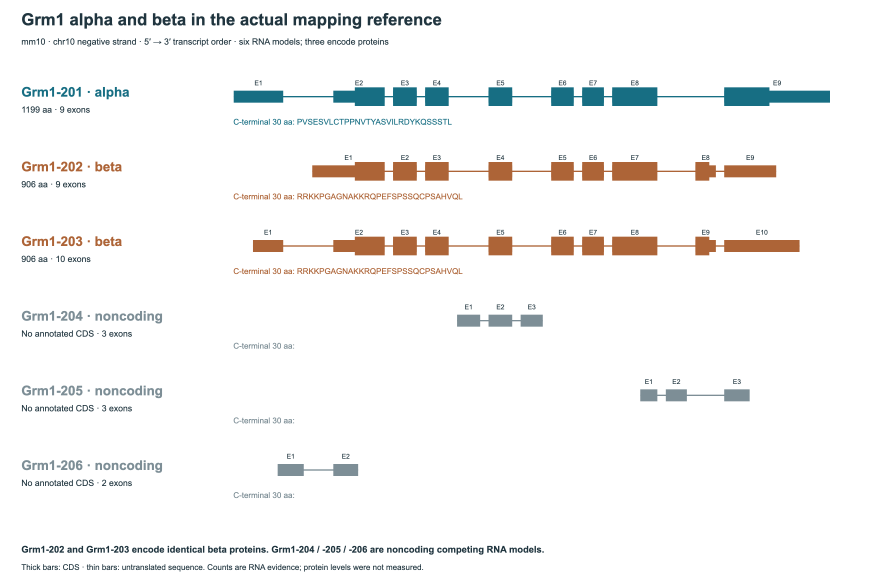
#> input picture analysis/grm1_isoforms_20261126/reader/figures/01_Grm1_transcript_schematic.png, 2640 x 1752 px, given in place of scene_joint_clusters.png, which was not available (shown at 1/3 size)
$ python make_video.py
#> lines starting #> are read from the running program, lines starting #| are printed output that depends on the picture
from pathlib import Path
from PIL import Image,ImageDraw,ImageFont
import imageio.v2 as imageio,numpy as np
P=Path('/Users/mujahid357/Documents/codex_new/SATB2_SCENE_SEURAT_20261111'); W,H=1600,900
font='/System/Library/Fonts/Supplemental/Arial.ttf'; bold='/System/Library/Fonts/Supplemental/Arial Bold.ttf'; title=ImageFont.truetype(bold,32); small=ImageFont.truetype(font,20)
def slide(file,heading,sub):
#> called with file = 'scene_joint_clusters.png', heading = 'SCENE · CA1 / ProS Seurat clusters'
 bg=Image.new('RGB',(W,H),'white'); im=Image.open(P/'figures'/file).convert('RGB'); im.thumbnail((1480,730),Image.Resampling.LANCZOS); bg.paste(im,((W-im.width)//2,100+(730-im.height)//2)); d=ImageDraw.Draw(bg);d.text((45,25),heading,font=title,fill='#163a4d');d.text((46,860),sub,font=small,fill='#4d6470');return bg
#> after `bg = Image.new('RGB', (W, H), 'white')`: bg: PIL image 1600x900 RGB; every value is 255
#> after `im.thumbnail((1480, 730), Image.Resampling.LANCZOS)`:
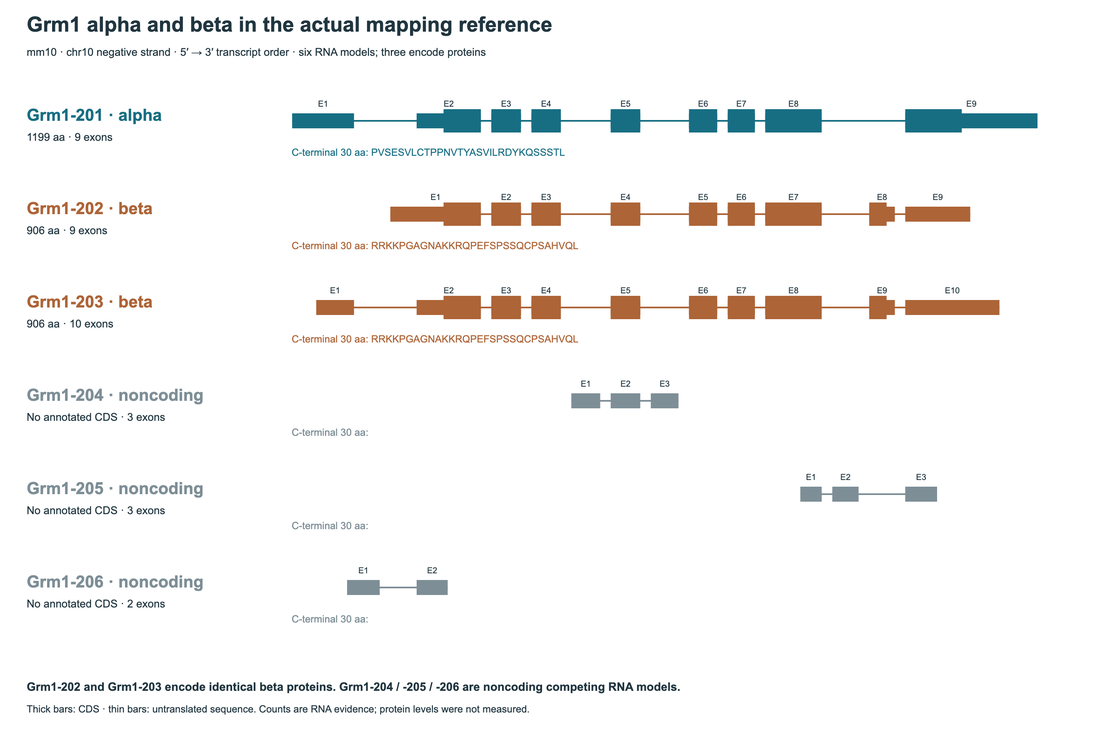
#> im: PIL image 1100x730 RGB; mean R, G, B 245.5, 245.3, 244.7
#> after `bg.paste(im, ((W - im.width) // 2, 100 + (730 - im.height) // 2))`:
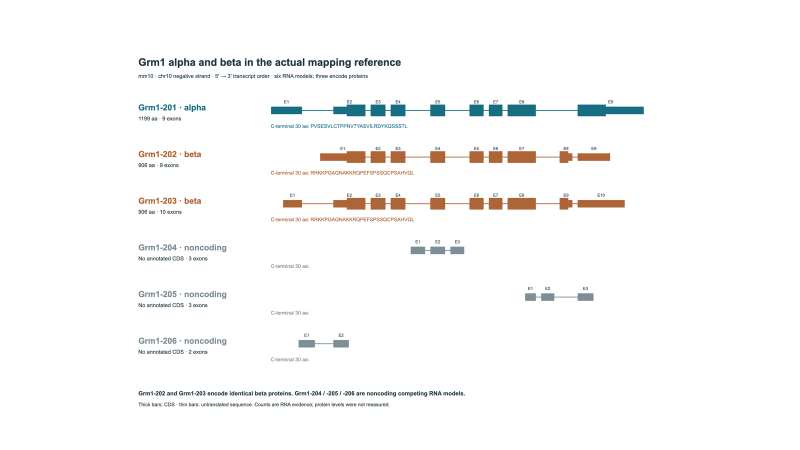
#> bg: PIL image 1600x900 RGB (shown at 1/2 size); mean R, G, B 249.7, 249.6, 249.3
slides=[slide('scene_joint_clusters.png','SCENE · CA1 / ProS Seurat clusters','Actual SCENE joint UMAP; colors indicate saved Seurat clusters.'),slide('scene_joint_layers.png','SCENE · superficial and deep layer-associated programs','Blue: superficial-associated · orange: deep-associated · gray: mixed / weak.'),slide('cluster_grouped_30_dotplot.png','Seurat · 30 marker candidates grouped by cluster','Dot size: detected fraction · color: relative expression; pooled WT and cKO.')]
#> call 2 of slide, with file = 'scene_joint_layers.png'
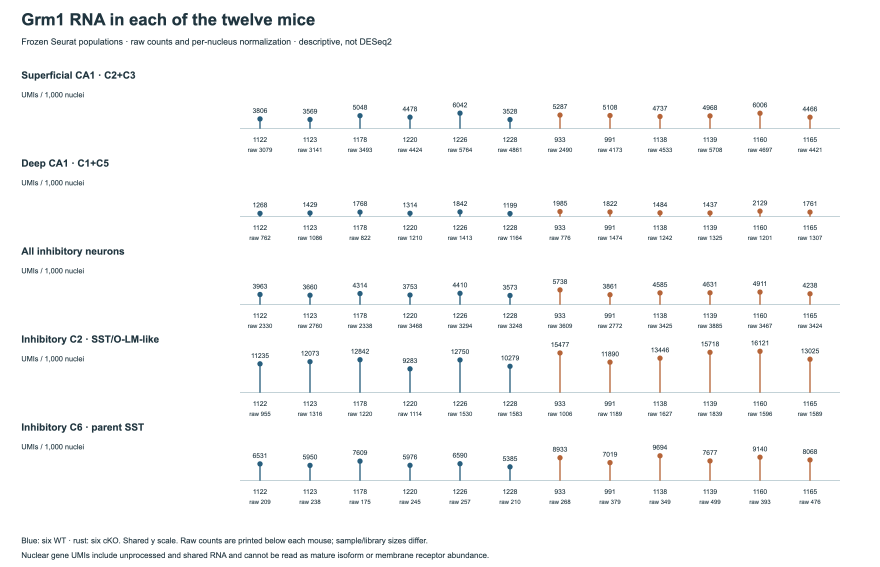
#> input picture analysis/grm1_isoforms_20261126/reader/figures/02_Grm1_gene_counts_per_mouse.png, 2640 x 1700 px, given in place of scene_joint_layers.png, which was not available (shown at 1/3 size)
#> in slide (call 2), `im.thumbnail((1480, 730), Image.Resampling.LANCZOS)`:
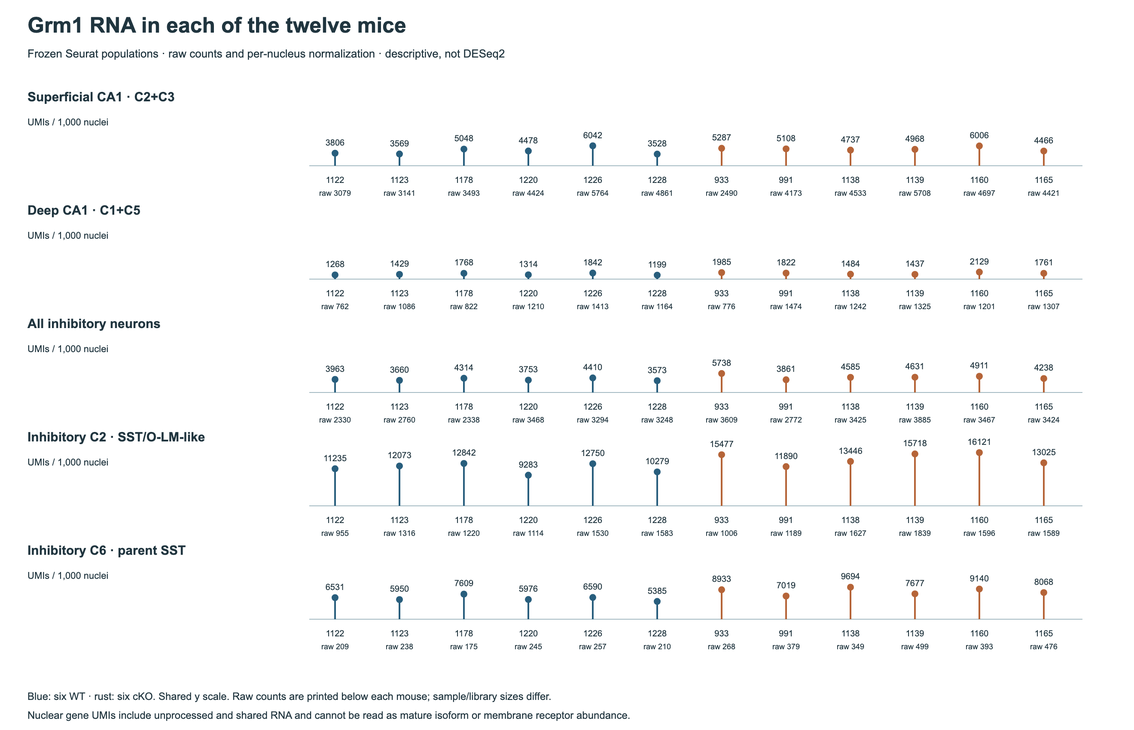
#> im: PIL image 1134x730 RGB; mean R, G, B 248.7, 249.2, 249.4
#> in slide (call 2), `bg.paste(im, ((W - im.width) // 2, 100 + (730 - im.height) // 2))`:
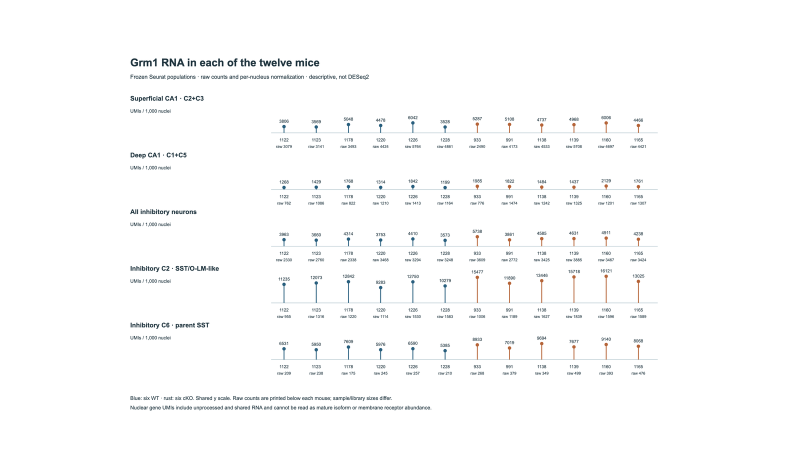
#> bg: PIL image 1600x900 RGB (shown at 1/2 size); mean R, G, B 251.3, 251.6, 251.8
#> (the run stopped early here; a loop or call above may not have finished)
